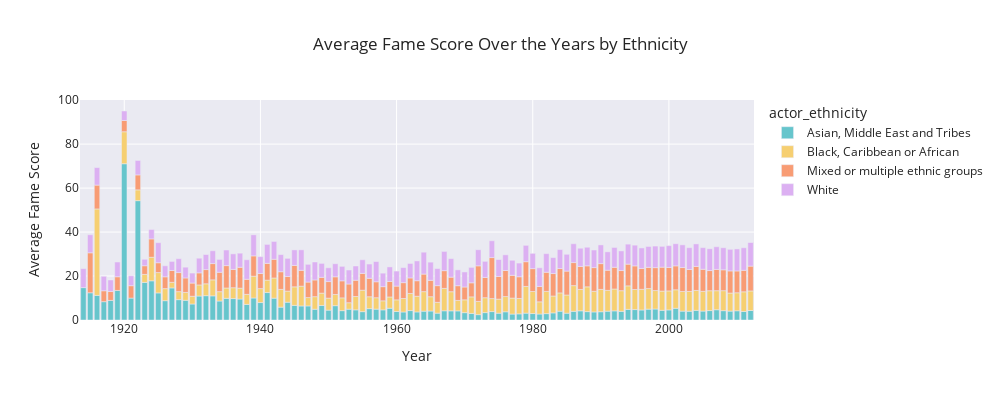

Notebook code cell kept with this figure:
### Code cell
columns_of_interest = ['release_date', 'actor_ethnicity', 'fameScore']
cmu_character_subset = cmu_character[columns_of_interest].copy()  # Ensure you make a copy

# Convert 'release_date' to datetime
cmu_character_subset['release_date'] = pd.to_datetime(cmu_character_subset['release_date'], errors='coerce', format='mixed')

# Transform 'release_date' into 'release_year'
cmu_character_subset['release_year'] = cmu_character_subset['release_date'].dt.year

# Group by year and calculate the average fame score for each ethnicity 
yearly_avg_fame_score = cmu_character_subset.groupby(['release_year', 'actor_ethnicity'])['fameScore'].mean().reset_index()

# Pivot the table to have gender as columns
pivot_table = yearly_avg_fame_score.pivot(index='release_year', columns='actor_ethnicity', values='fameScore').reset_index()

# Create a bar plot using Plotly Express
fig = px.bar(pivot_table, x='release_year', y=pivot_table.columns,
             labels={'value': 'Average Fame Score', 'release_year': 'Year'},
             title='Average Fame Score Over the Years by Ethnicity',
             color_discrete_sequence=COMP_COLOR2,
             height=400, width=1000, template=TEMPLATE)

# Show the plot
fig.show()
